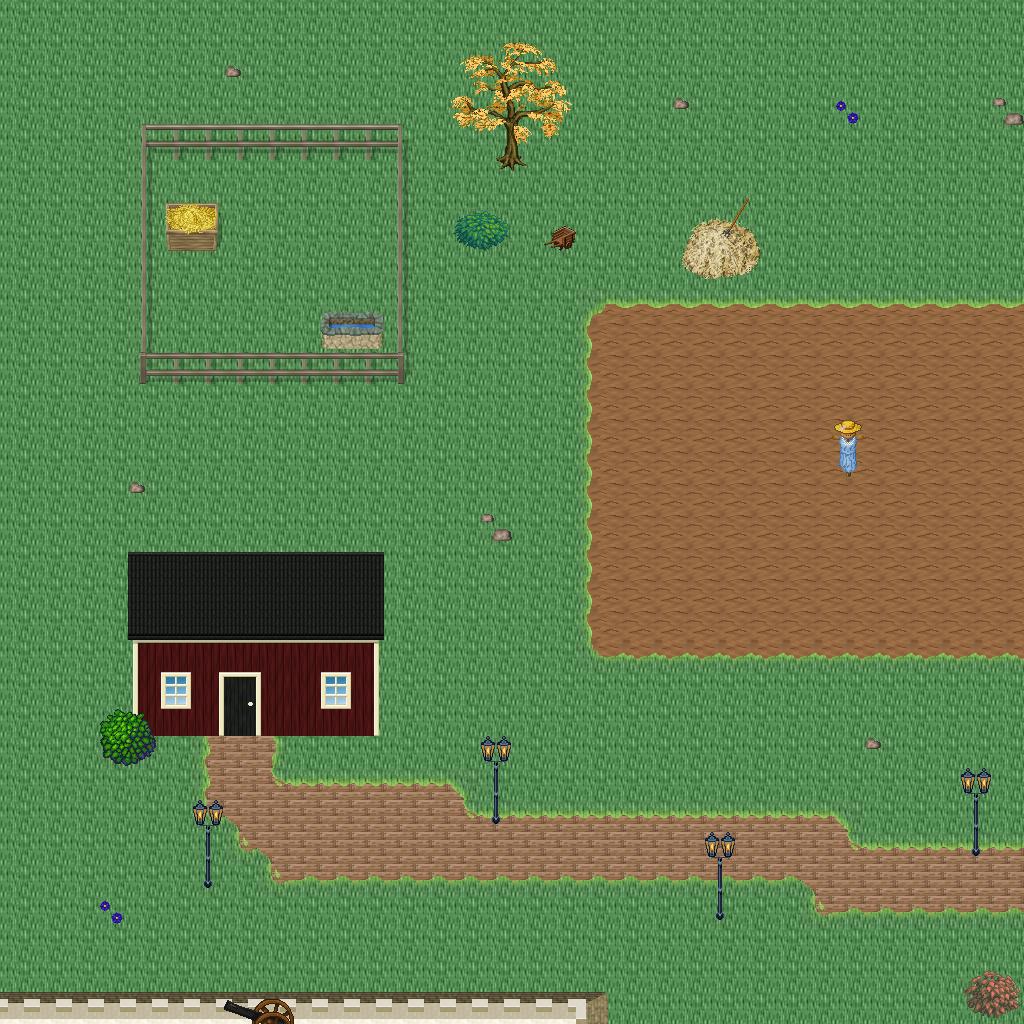

This is a level from a 2D game, rendered from its Tiled map with the project's own tilesets. A one-line summary and the map file follow, with tile-layer data summarised:
An orthogonal 32x32 tile map with 32x32 px tiles, 5 tile layers (Ground, Objects, Objects2, Above, ...), 1 hidden layer not drawn, 35 tilesets.

<map version="1.10" tiledversion="1.11.0" orientation="orthogonal" renderorder="right-down" width="32" height="32" tilewidth="32" tileheight="32" infinite="0" nextlayerid="11" nextobjectid="1">
 <tileset firstgid="1" name="logic_collision" tilewidth="32" tileheight="32" tilecount="1" columns="1">
  <image source="../drawable/logic_collision.png" width="32" height="32" />
 </tileset>
 <tileset firstgid="2" name="ground_ridge_earth_pale" tilewidth="32" tileheight="32" tilecount="96" columns="12">
  <image source="../drawable/ground_ridge_earth_pale.png" width="384" height="256" />
 </tileset>
 <tileset firstgid="98" name="ground_ridge_earth_dark" tilewidth="32" tileheight="32" tilecount="96" columns="12">
  <image source="../drawable/ground_ridge_earth_dark.png" width="384" height="256" />
 </tileset>
 <tileset firstgid="194" name="ground_ground" tilewidth="32" tileheight="32" tilecount="33" columns="3">
  <image source="../drawable/ground_ground.png" width="96" height="352" />
 </tileset>
 <tileset firstgid="227" name="building_castle" tilewidth="32" tileheight="32" tilecount="320" columns="20">
  <image source="../drawable/building_castle.png" width="640" height="512" />
 </tileset>
 <tileset firstgid="547" name="ground_water_pool" tilewidth="32" tileheight="32" tilecount="72" columns="3">
  <image source="../drawable/ground_water_pool.png" width="96" height="768" />
 </tileset>
 <tileset firstgid="619" name="ground_earth_edges" tilewidth="32" tileheight="32" tilecount="18" columns="6">
  <image source="../drawable/ground_earth_edges.png" width="192" height="96" />
 </tileset>
 <tileset firstgid="637" name="ground_grass_corners" tilewidth="32" tileheight="32" tilecount="24" columns="6">
  <image source="../drawable/ground_grass_corners.png" width="192" height="128" />
 </tileset>
 <tileset firstgid="661" name="ground_grass_edges" tilewidth="32" tileheight="32" tilecount="36" columns="12">
  <image source="../drawable/ground_grass_edges.png" width="384" height="96" />
 </tileset>
 <tileset firstgid="697" name="item_weapon_cannon" tilewidth="32" tileheight="32" tilecount="12" columns="3">
  <image source="../drawable/item_weapon_cannon.png" width="96" height="128" />
 </tileset>
 <tileset firstgid="709" name="item_pot_barrels_1" tilewidth="32" tileheight="32" tilecount="8" columns="4">
  <image source="../drawable/item_pot_barrels_1.png" width="128" height="64" />
 </tileset>
 <tileset firstgid="717" name="ground_cobbled_paving" tilewidth="32" tileheight="32" tilecount="1" columns="1">
  <image source="../drawable/ground_cobbled_paving.png" width="32" height="32" />
 </tileset>
 <tileset firstgid="718" name="ground_rock_pebbles" tilewidth="32" tileheight="32" tilecount="3" columns="1">
  <image source="../drawable/ground_rock_pebbles.png" width="32" height="96" />
 </tileset>
 <tileset firstgid="721" name="plant_flower_daisy_blue" tilewidth="32" tileheight="32" tilecount="8" columns="2">
  <image source="../drawable/plant_flower_daisy_blue.png" width="64" height="128" />
 </tileset>
 <tileset firstgid="729" name="building_mill" tilewidth="32" tileheight="32" tilecount="30" columns="5">
  <image source="../drawable/building_mill.png" width="160" height="192" />
 </tileset>
 <tileset firstgid="759" name="building_windmill_blades" tilewidth="32" tileheight="32" tilecount="144" columns="24">
  <image source="../drawable/building_windmill_blades.png" width="768" height="192" />
 </tileset>
 <tileset firstgid="903" name="logic_item_corn" tilewidth="32" tileheight="32" tilecount="5" columns="5">
  <image source="../drawable/logic_item_corn.png" width="160" height="32" />
 </tileset>
 <tileset firstgid="908" name="object_scarecrow" tilewidth="32" tileheight="32" tilecount="2" columns="1">
  <image source="../drawable/object_scarecrow.png" width="32" height="64" />
 </tileset>
 <tileset firstgid="910" name="object_hay_cart" tilewidth="32" tileheight="32" tilecount="1" columns="1">
  <image source="../drawable/object_hay_cart.png" width="32" height="32" />
 </tileset>
 <tileset firstgid="911" name="building_barnyard" tilewidth="32" tileheight="32" tilecount="200" columns="8">
  <image source="../drawable/building_barnyard.png" width="256" height="800" />
 </tileset>
 <tileset firstgid="1111" name="furniture_sink_pale_brown_stone" tilewidth="32" tileheight="32" tilecount="4" columns="2">
  <image source="../drawable/furniture_sink_pale_brown_stone.png" width="64" height="64" />
 </tileset>
 <tileset firstgid="1115" name="logic_creature_farm_animal" tilewidth="32" tileheight="32" tilecount="16" columns="8">
  <image source="../drawable/logic_creature_farm_animal.png" width="256" height="64" />
 </tileset>
 <tileset firstgid="1131" name="plant_tree_fall_trees" tilewidth="32" tileheight="32" tilecount="40" columns="8">
  <image source="../drawable/plant_tree_fall_trees.png" width="256" height="160" />
 </tileset>
 <tileset firstgid="1171" name="plant_bush_bush_mult_colored" tilewidth="32" tileheight="32" tilecount="6" columns="3">
  <image source="../drawable/plant_bush_bush_mult_colored.png" width="96" height="64" />
 </tileset>
 <tileset firstgid="1177" name="furniture_light_lamp_blue" tilewidth="32" tileheight="32" tilecount="3" columns="1">
  <image source="../drawable/furniture_light_lamp_blue.png" width="32" height="96" />
 </tileset>
 <tileset firstgid="1180" name="light_dim_light_7x5" tilewidth="32" tileheight="32" tilecount="35" columns="7">
  <image source="../drawable/light_dim_light_7x5.png" width="224" height="160" />
 </tileset>
 <tileset firstgid="1215" name="plant_stump_small_stump" tilewidth="32" tileheight="32" tilecount="4" columns="2">
  <image source="../drawable/plant_stump_small_stump.png" width="64" height="64" />
 </tileset>
 <tileset firstgid="1219" name="logic_creature_fowl" tilewidth="32" tileheight="32" tilecount="6" columns="6">
  <image source="../drawable/logic_creature_fowl.png" width="192" height="32" />
 </tileset>
 <tileset firstgid="1225" name="logic_creature_rodent" tilewidth="32" tileheight="32" tilecount="8" columns="8">
  <image source="../drawable/logic_creature_rodent.png" width="256" height="32" />
 </tileset>
 <tileset firstgid="1233" name="plant_bushes_and_trees" tilewidth="32" tileheight="32" tilecount="144" columns="16">
  <image source="../drawable/plant_bushes_and_trees.png" width="512" height="289" />
 </tileset>
 <tileset firstgid="1377" name="plant_bush_leafy" tilewidth="32" tileheight="32" tilecount="48" columns="8">
  <image source="../drawable/plant_bush_leafy.png" width="256" height="192" />
 </tileset>
 <tileset firstgid="1425" name="plant_bush_bush_pinks" tilewidth="32" tileheight="32" tilecount="4" columns="2">
  <image source="../drawable/plant_bush_bush_pinks.png" width="64" height="64" />
 </tileset>
 <tileset firstgid="1429" name="plant_bush_berried" tilewidth="32" tileheight="32" tilecount="60" columns="5">
  <image source="../drawable/plant_bush_berried.png" width="160" height="384" />
 </tileset>
 <tileset firstgid="1489" name="plant_bushes_and_trees" tilewidth="32" tileheight="32" tilecount="144" columns="16">
  <image source="../drawable/plant_bushes_and_trees.png" width="512" height="289" />
 </tileset>
 <tileset firstgid="1633" name="ground_ground_3" tilewidth="32" tileheight="32" tilecount="5" columns="5">
  <image source="../drawable/ground_ground_3.png" width="160" height="32" />
 </tileset>
 <layer id="1" name="Ground" width="32" height="32">
  <data>[1024 cells, 1024 non-empty, 4 distinct tile ids]</data>
 </layer>
 <layer id="2" name="Objects" width="32" height="32">
  <data>[1024 cells, 311 non-empty, 48 distinct tile ids]</data>
 </layer>
 <layer id="3" name="Objects2" width="32" height="32">
  <data>[1024 cells, 44 non-empty, 18 distinct tile ids]</data>
 </layer>
 <layer id="4" name="Above" width="32" height="32">
  <data>[1024 cells, 74 non-empty, 47 distinct tile ids]</data>
 </layer>
 <layer id="5" name="Above2" width="32" height="32">
  <data>[1024 cells, 0 non-empty, 0 distinct tile ids]</data>
 </layer>
 <layer id="6" name="Walkable" width="32" height="32" visible="0">
  <data>[1024 cells, 93 non-empty, 1 distinct tile ids]</data>
 </layer>
 <objectgroup id="7" name="Mapevents" />
 <objectgroup id="8" name="Spawn" />
 <objectgroup id="9" name="Keys" />
 <objectgroup id="10" name="Replace" />
</map>
